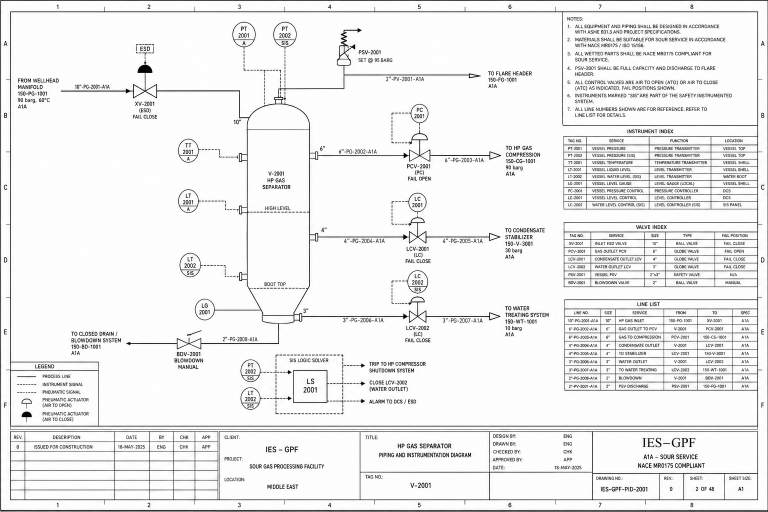
#> input picture sample/HP-Gas-Separator-PID.png, 1536 x 1024 px (shown at 1/2 size)
$ python -i cv_elements.py   (imports and definitions only)
#> lines starting #> are read from the running program, lines starting #| are printed output that depends on the picture; after the words box and inside, x2 and y2 are one past the last pixel; in counts of white or black regions, pixels touching at a corner belong together
#> further down, picture is the input picture: PIL image 1536x1024 RGB; mean R, G, B 238, 238.1, 238.1
"""计算机视觉图元检测：仪表气泡圈、管线线段、设备边框。"""
from __future__ import annotations

import cv2
import numpy as np
from PIL import Image


def _gray_binary(img: Image.Image) -> tuple[np.ndarray, np.ndarray]:
    """灰度化 + 自适应二值化，返回 (灰度图, 二值图)。"""
    gray = np.array(img.convert("L"))
    bin_img = cv2.adaptiveThreshold(
        gray, 255, cv2.ADAPTIVE_THRESH_GAUSSIAN_C,
        cv2.THRESH_BINARY_INV, 21, 11,
    )
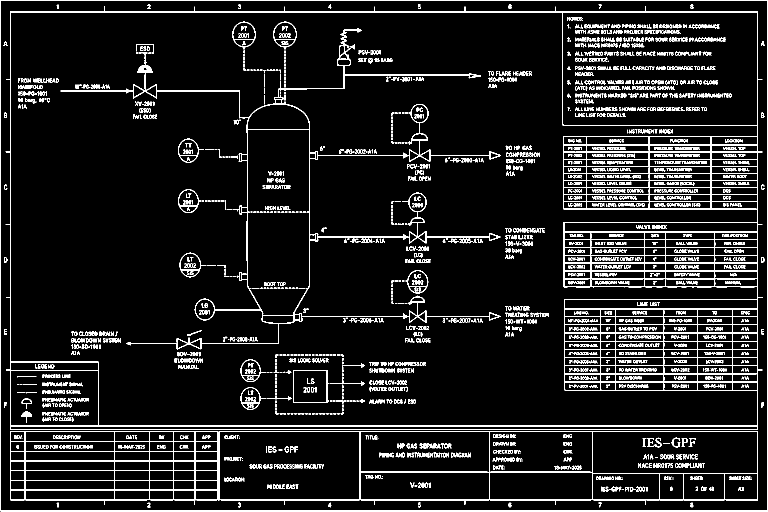
#> bin_img: shape (1024, 1536) (shown at 1/2 size); 8.9% white in thin lines or dots
    return gray, bin_img


# [48 lines left out: functions detect_instrument_circles, detect_pipe_lines, not called in this run]


def detect_rectangles(
    img: Image.Image,
    min_area: int = 2000,
    max_area: int = 400000,
) -> list[dict]:
    """检测设备边框（矩形）。返回 [{x1,y1,x2,y2,w,h}]。"""
    _, bin_img = _gray_binary(img)
    contours, _ = cv2.findContours(bin_img, cv2.RETR_LIST, cv2.CHAIN_APPROX_SIMPLE)
#> contours = 3726 contours, 2745 with area under 20; largest, box (x1, y1, x2, y2) and area: (0, 0, 1536, 1024) 1566240, (1, 1, 1536, 1021) 1563144, (11, 13, 1525, 860) 1249924, (21, 24, 1516, 852) 947360, (20, 862, 1516, 1010) 206034
    out: list[dict] = []
    for cnt in contours:
        area = cv2.contourArea(cnt)
        if area < min_area or area > max_area:
            continue
        approx = cv2.approxPolyDP(cnt, 0.02 * cv2.arcLength(cnt, True), True)
        if len(approx) == 4:
            x, y, w, h = cv2.boundingRect(approx)
            if w > 20 and h > 20:
                out.append({"x1": x, "y1": y, "x2": x + w, "y2": y + h, "w": w, "h": h})
#> this loop made 3726 passes
#> (area, approx, x, y, w, h) on pass 18: (3380, [[50, 981], [227, 980], [228, 998], [51, 999]], 50, 980, 179, 20)
#> (area, x, y, w, h) on passes 77, 126, 127, 128, 129, 130: (3380, 50, 960, 179, 20), (3388.5, 1449, 947, 67, 53), (4212.5, 1367, 947, 83, 53), (2456, 1319, 947, 49, 53), (6916.5, 1185, 947, 135, 53), (11273, 979, 944, 206, 56)
#> after the loop, out = 15 items
    return out


def point_in_rect(px: float, py: float, rect: dict) -> bool:
    return rect["x1"] <= px <= rect["x2"] and rect["y1"] <= py <= rect["y2"]


def point_in_circle(px: float, py: float, circ: dict, pad: float = 1.2) -> bool:
    dx, dy = px - circ["cx"], py - circ["cy"]
    return (dx * dx + dy * dy) <= (circ["r"] * pad) ** 2


# [10 lines left out: function dist_point_to_segment, not called in this run]

>>> from PIL import Image
>>> picture = Image.open('../sample/HP-Gas-Separator-PID.png')
>>> result = detect_rectangles(picture)
#> result = 15 items

$ run again, on sample/Pig-Receiver-PID.png
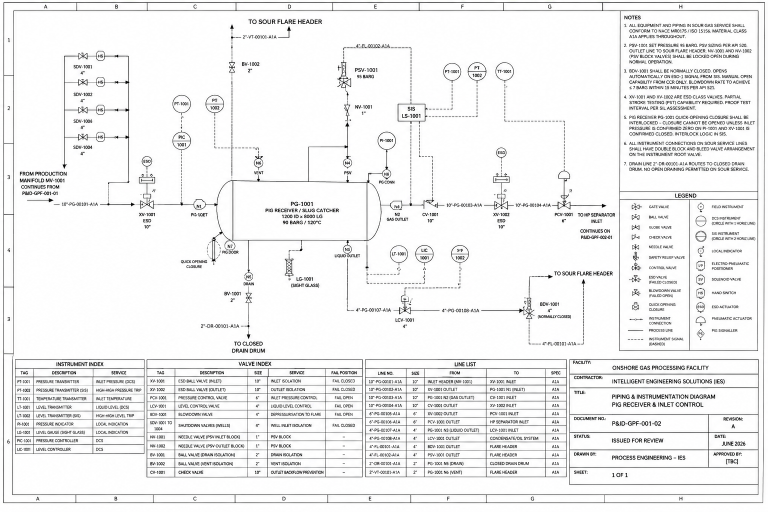
#> input picture sample/Pig-Receiver-PID.png, 1536 x 1024 px (shown at 1/2 size)
#> picture is the input picture: PIL image 1536x1024 RGB; mean R, G, B 239.5, 239.6, 239.6
#> in _gray_binary, `bin_img = cv2.adaptiveThreshold( gray, 255, cv2.ADAPTIVE_THRESH_GAUSSI..`:
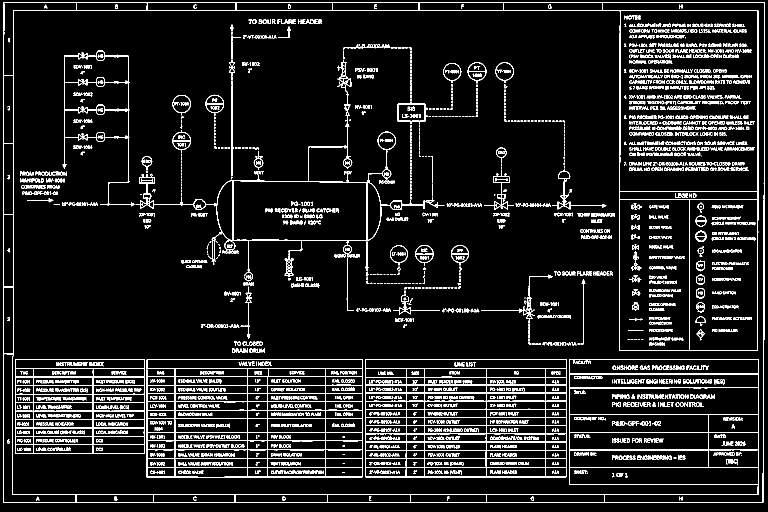
#> bin_img: shape (1024, 1536) (shown at 1/2 size); 9.2% white in thin lines or dots
#> contours = 4131 contours, 2951 with area under 20; largest, box (x1, y1, x2, y2) and area: (6, 4, 1530, 1006) 1522630, (25, 5, 1530, 1006) 1179755, (293, 718, 726, 955) 101936, (1239, 21, 1516, 384) 99610, (730, 718, 1134, 955) 95042
#> the loop in detect_rectangles, `for cnt in contours:` made 4131 passes
#> (area, approx, x, y, w, h) on passes 13 to 17: (3775, [[972, 1004], [973, 989], [1209, 991], [1207, 1005]], 972, 989, 238, 17), (2412.5, [[821, 990], [971, 989], [972, 1004], [823, 1005]], 821, 989, 152, 17), (2652.5, [[655, 990], [820, 989], [821, 1004], [657, 1005]], 655, 989, 167, 17), (2958, [[470, 990], [654, 989], [655, 1004], [471, 1005]], 470, 989, 186, 17), (2606, [[306, 990], [468, 989], [469, 1004], [307, 1005]], 306, 989, 164, 17)
#> after the loop in detect_rectangles, `for cnt in contours:`: out = 22 items
